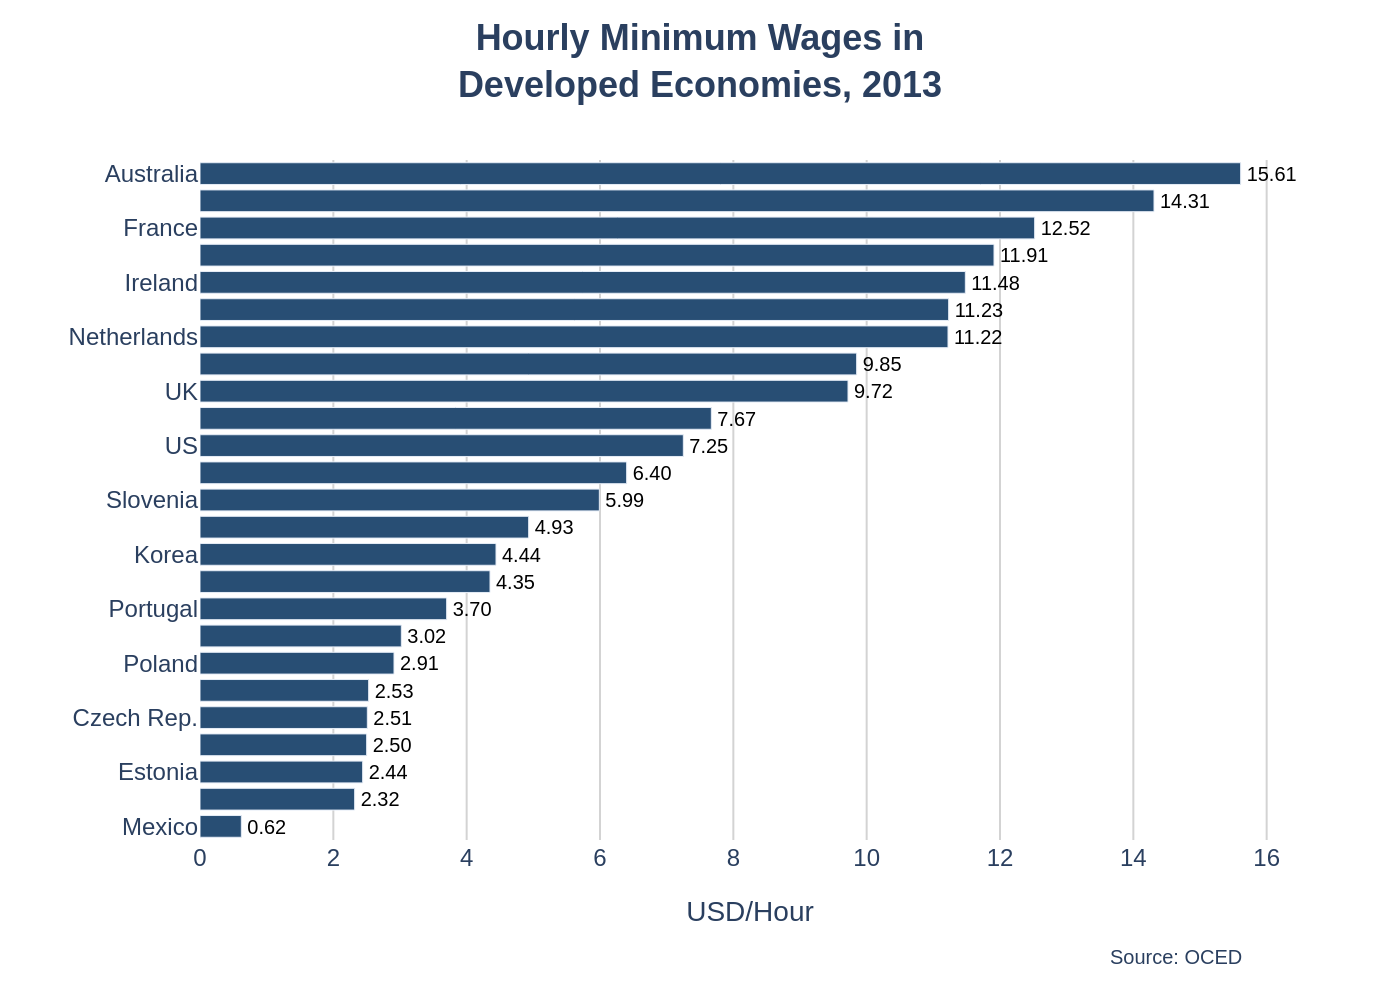

Recreate this plot in Python.
import sys
import json
import plotly.graph_objects as go
from pathlib import Path

# Check for command-line argument
if len(sys.argv) != 2:
    print(f"Usage: python {sys.argv[0]} <json_file_path>")
    sys.exit(1)

json_path = Path(sys.argv[1])
if not json_path.is_file():
    print(f"Error: JSON file not found at '{json_path}'")
    sys.exit(1)

# Load data from JSON file
with open(json_path, 'r', encoding='utf-8') as f:
    chart_info = json.load(f)

# Extract data, texts, and colors
chart_data = chart_info.get("chart_data", [])
texts = chart_info.get("texts", {})
colors = chart_info.get("colors", [])

# Prepare data for plotting
categories = [item['category'] for item in chart_data]
values = [item['value'] for item in chart_data]

# Reverse data to display from top to bottom (Plotly's default is bottom-to-top)
categories.reverse()
values.reverse()

# Create the figure
fig = go.Figure()

# Add the bar trace
fig.add_trace(go.Bar(
    y=categories,
    x=values,
    orientation='h',
    marker=dict(color=colors[0]),
    text=values,
    textposition='outside',
    texttemplate='%{text:.2f}',
    hoverinfo='none',
    cliponaxis=False # Prevent text labels from being clipped
))

# Configure layout
title_text = f"<b>{texts.get('title', '')}</b>"
if texts.get('subtitle'):
    title_text += f"<br>{texts['subtitle']}"

fig.update_layout(
    title=dict(
        text=title_text,
        x=0.5,
        y=0.95,
        font=dict(size=18)
    ),
    xaxis=dict(
        title=texts.get('x_axis_title'),
        range=[0, 16.5],
        tickmode='linear',
        tick0=0,
        dtick=2,
        showgrid=True,
        gridcolor='#D3D3D3',
        gridwidth=1
    ),
    yaxis=dict(
        title=texts.get('y_axis_title'),
        showgrid=False
    ),
    plot_bgcolor='white',
    paper_bgcolor='white',
    font=dict(family="Arial", size=12),
    showlegend=False,
    margin=dict(l=100, r=50, t=80, b=80),
    annotations=[
        dict(
            text=texts.get('source', ''),
            showarrow=False,
            xref='paper',
            yref='paper',
            x=0.95,
            y=-0.15,
            xanchor='right',
            yanchor='top',
            font=dict(size=10)
        )
    ]
)

fig.update_traces(
    textfont=dict(
        family="Arial",
        size=11,
        color='black'
    )
)

# Generate output filename and save the image
output_filename = json_path.with_suffix('.png')
fig.write_image(output_filename, scale=2)

print(f"Chart saved to {output_filename}")
